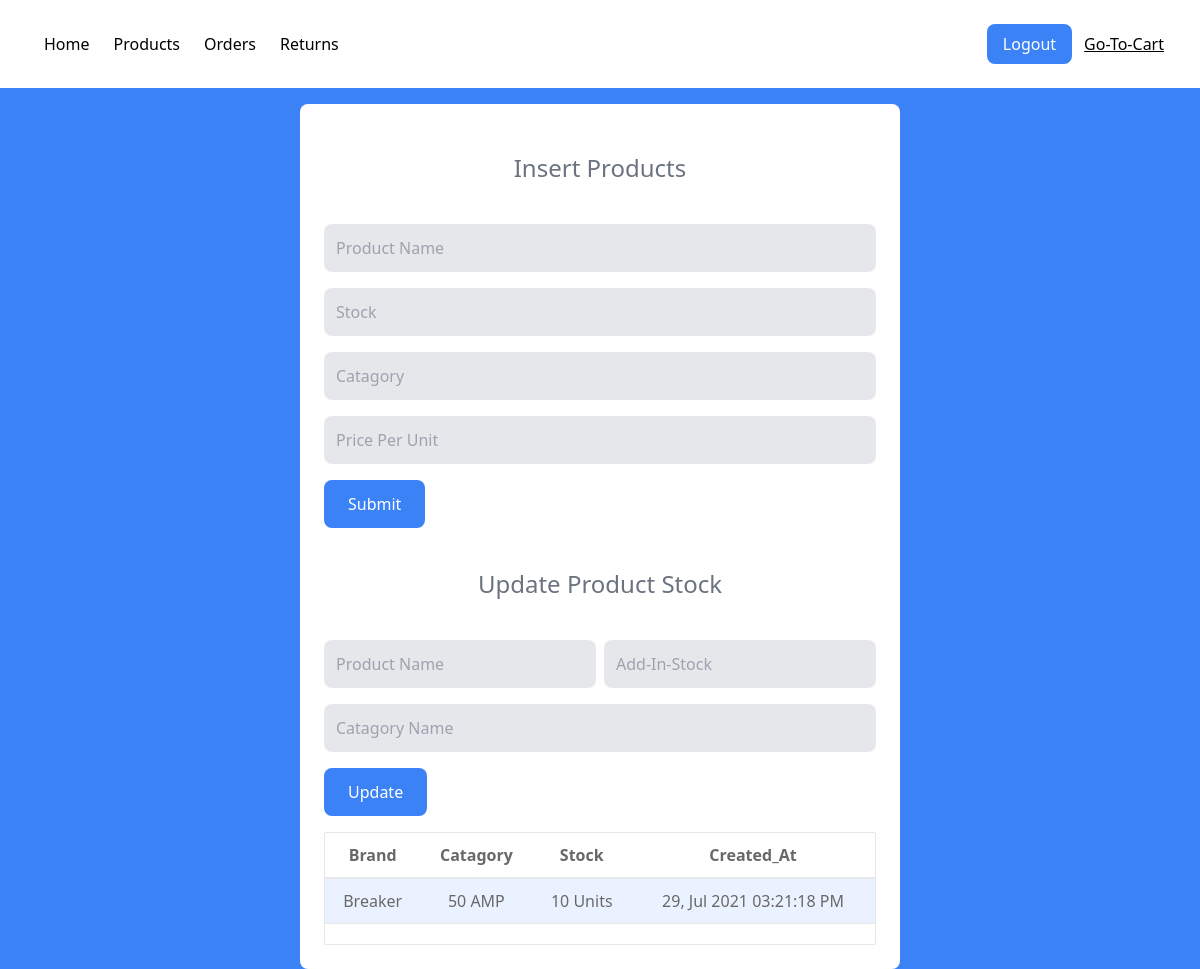
Screenshot of /addproduct.php (signed in) with the database file from the repository.
### tables this page shows
CREATE TABLE `record_db` (
  `pid` int(255) NOT NULL,
  `name` varchar(255) NOT NULL,
  `stock` int(255) NOT NULL,
  `created_at` varchar(255) NOT NULL,
  `catagory` varchar(255) NOT NULL
);

### addproduct.php (the view, shortened to what this page needs)
<?php require_once('./config/api.php') ?>
<!DOCTYPE html>
<html lang="en">
<head>
    <link href="https://unpkg.com/tailwindcss@^2/dist/tailwind.min.css" rel="stylesheet">
    <link rel="stylesheet" href="https://cdnjs.cloudflare.com/ajax/libs/font-awesome/5.15.3/css/all.min.css"
    />
    <link rel="stylesheet" href="./css/styling.css">
</head>
<body class="bg-blue-500">
    <?php include('./views/nav.php') ?>
    <div class="w-full flex justify-center items-center">
        <div class="w-6/12 border-rounded p-6 bg-white rounded-lg">
            <h1 class="text-gray-500 mb-2 text-center text-2xl py-6">Insert Products</h1>
            <form action="addproduct.php" method="POST">
                <div class="my-4">
                    <input type="text" class="bg-gray-200 w-full p-3 rounded-lg" name="name" placeholder="Product Name">
                </div>
                <div class="my-4">
                    <input type="number" class="bg-gray-200 w-full p-3 rounded-lg" name="stock" placeholder="Stock">
                </div>
                <div class="my-4">
                    <input type="text" class="bg-gray-200 w-full p-3 rounded-lg" name="catagory" placeholder="Catagory">
                </div>
                <div class="my-4">
                    <input type="number" class="bg-gray-200 w-full p-3 rounded-lg" name="price" placeholder="Price Per Unit">
                </div>
                <div class="my-4">
                 <button type="submit" name="addproduct" class="bg-blue-500 text-white py-3 px-6 rounded-lg">Submit</button>
                </div>
            </form>
            <h1 class="text-gray-500 mb-2 text-center text-2xl py-6">Update Product Stock</h1>
            <form action="addproduct.php" method="POST">
                <div class="my-4 flex">
                    <input list="name-list" name="name" class="bg-gray-200 w-full p-3 rounded-lg" autocomplete="off" placeholder="Product Name" required />
                    <input type="number" class="ml-2 bg-gray-200 w-full p-3 rounded-lg" name="stock" placeholder="Add-In-Stock">
                </div>
                <div class="my-4">
                    <input list="catagory-list" name="catagory" class="bg-gray-200 w-full p-3 rounded-lg" autocomplete="off" placeholder="Catagory Name" required />
                </div>
                <div class="my-4">
                 <button type="submit" name="update-stock" class="bg-blue-500 text-white py-3 px-6 rounded-lg">Update</button>
                </div>
            </form>
            <div class="border rounded-sm">
                <table class="w-full text-center table">
                    <tr class="border-b-2">
                        <th>Brand</th>
                        <th>Catagory</th>
                        <th>Stock</th>
                        <th>Created_At</th>
                    </tr>
                    <?php
                        $sql = "SELECT * from record_db";
                        $res = mysqli_query($con, $sql);
                        if(mysqli_num_rows($res) > 0){
                            while($row = mysqli_fetch_object($res)){
                    ?>
                    <tr>
                        <td><?php echo $row->name; ?></td>
                        <td><?php echo $row->catagory; ?></td>
                        <td><?php echo $row->stock; ?> Units</td>
                        <td><?php echo $row->created_at; ?></td>
                    </tr>
                    <?php } } ?>
                </table>
            </div>
        </div>
    </div>
</body>
</html>

### css/styling.css (style rules this page uses)
* { margin: 0px; padding: 0px; -webkit-box-sizing: border-box; box-sizing: border-box; outline: none; text-decoration: none; }
body { width: 100%; height: 100%; }
.table tr th, .table tr td { padding: 10px; color: #686868; }
.table tr:nth-child(even) { background-color: #ebf2ff; }
.table { max-width: 1200px; height: 100%; padding: 50px 1em; margin: auto; border-bottom: 1px #e7e7e7 solid; margin-bottom: 20px; }

### rows the page displays
record_db: name "Breaker", catagory "50 AMP", stock "10", created_at "29, Jul 2021 03:21:18 PM"
